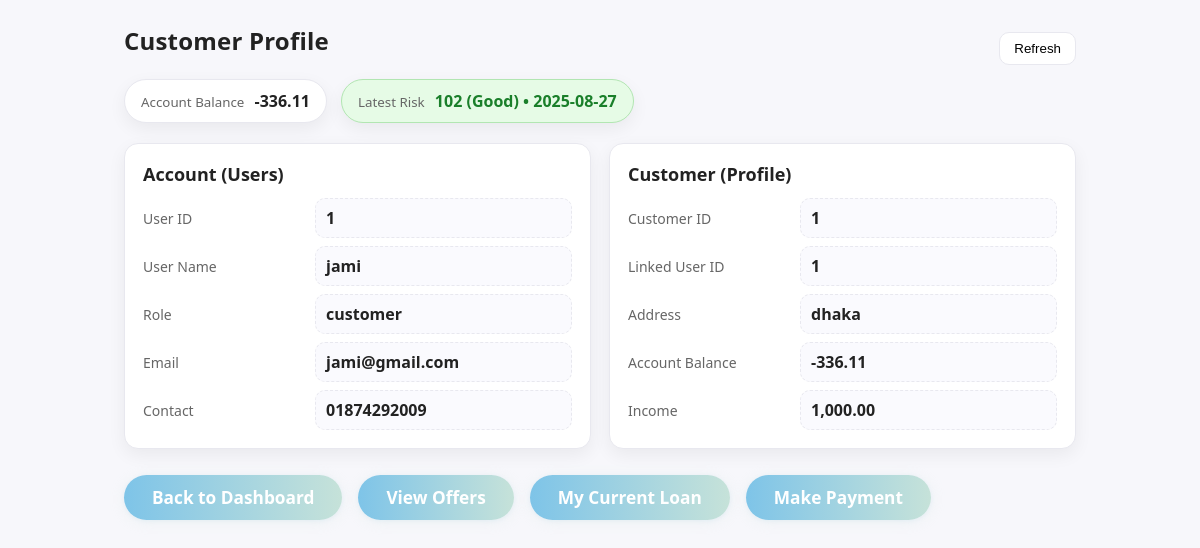
The app's page /exchatloan/customer_profile.php (signed in) with its own data.
### tables this page shows
CREATE TABLE `customer` (
  `CustomerID` int(11) NOT NULL,
  `ID` int(11) NOT NULL,
  `Address` varchar(255) DEFAULT NULL,
  `AccountBalance` decimal(15,2) DEFAULT 0.00,
  `CreditScore` int(11) DEFAULT 0,
  `Income` decimal(15,2) DEFAULT 0.00
);

CREATE TABLE `riskscore` (
  `ScoreID` int(11) NOT NULL,
  `ScoreValue` decimal(5,2) DEFAULT NULL,
  `RiskValue` varchar(50) DEFAULT NULL,
  `CalculatedDate` date DEFAULT NULL,
  `CustomerID` int(11) DEFAULT NULL
);

CREATE TABLE `users` (
  `ID` int(11) NOT NULL,
  `UserName` varchar(100) NOT NULL,
  `Password` varchar(255) NOT NULL,
  `Role` varchar(50) NOT NULL,
  `Email` varchar(100) NOT NULL,
  `ContactInfo` varchar(30) DEFAULT NULL
);

### exchatloan/customer_profile.php (the view, shortened to what this page needs)
<?php
require "dbconnect.php";
$uid = (int)$_SESSION['user_id'];
$uRes = $mysqli->query("SELECT * FROM Users WHERE ID=$uid LIMIT 1");
$uRow = $uRes->fetch_assoc();
$cRes = $mysqli->query("SELECT * FROM Customer WHERE ID=$uid LIMIT 1");
$cRow = $cRes->fetch_assoc();
$cid         = (int)$cRow['CustomerID'];
$liveBalance = (float)$cRow['AccountBalance'];
$latestRiskValue = null;
$latestRiskLabel = null;
$latestRiskDate  = null;
$riskRes = $mysqli->query("SELECT ScoreValue, RiskValue, CalculatedDate
                           FROM RiskScore
                           WHERE CustomerID=$cid
                           ORDER BY CalculatedDate DESC, ScoreID DESC
                           LIMIT 1");
if ($riskRes && $riskRes->num_rows === 1) {
  $r = $riskRes->fetch_assoc();
  $latestRiskValue = (float)$r['ScoreValue'];
  $latestRiskLabel = htmlspecialchars((string)$r['RiskValue'], ENT_QUOTES, 'UTF-8');
  $latestRiskDate  = htmlspecialchars((string)$r['CalculatedDate'], ENT_QUOTES, 'UTF-8');
}
$userLabels = [
  'ID' => 'User ID',
  'UserName' => 'User Name',
  'Role' => 'Role',
  'Email' => 'Email',
  'ContactInfo' => 'Contact',
];
$customerLabels = [
  'CustomerID' => 'Customer ID',
  'ID' => 'Linked User ID',
  'Address' => 'Address',
  'AccountBalance' => 'Account Balance',
  'Income' => 'Income',
];
?>
<!DOCTYPE html>
<html>
<head>
</head>
<body>
  <div class="header-row">
    <h2>Customer Profile</h2>
    <form method="get"><button class="btn" type="submit">Refresh</button></form>
  </div>
  <div class="summary">
    <div class="pill"><small>Account Balance</small> <?php echo number_format($liveBalance, 2); ?></div>
    <?php
      $riskColor = '';
      if ($latestRiskLabel === 'Good') {
        $riskColor = 'risk-good';
      } elseif ($latestRiskLabel === 'Moderate') {
        $riskColor = 'risk-moderate';
      } elseif ($latestRiskLabel === 'Risky') {
        $riskColor = 'risk-risky';
      }
    ?>
    <div class="pill <?php echo $riskColor; ?>">
      <small>Latest Risk</small>
      <?php
        if ($latestRiskValue === null) {
          echo "N/A";
        } else {
          echo $latestRiskValue . " (" . $latestRiskLabel . ")" . ($latestRiskDate ? " • " . $latestRiskDate : "");
        }
      ?>
    </div>
  </div>
  <div class="grid">
    <div class="card">
      <h3>Account (Users)</h3>
      <div class="kv">
        <?php
          foreach ($userLabels as $col => $pretty) {
            $val = $uRow[$col];
            $safeVal = htmlspecialchars((string)$val, ENT_QUOTES, 'UTF-8');
            echo "<div class='label'>{$pretty}</div><div class='value'>{$safeVal}</div>";
          }
        ?>
      </div>
    </div>
    <div class="card">
      <h3>Customer (Profile)</h3>
      <div class="kv">
        <?php
          foreach ($customerLabels as $col => $pretty) {
            $val = $cRow[$col];
            if ($col === 'AccountBalance' || $col === 'Income') {
              $safeVal = number_format((float)$val, 2);
            } else {
              $safeVal = htmlspecialchars((string)$val, ENT_QUOTES, 'UTF-8');
            }
            echo "<div class='label'>{$pretty}</div><div class='value'>{$safeVal}</div>";
          }
        ?>
      </div>
    </div>
  </div>
  <div class="footer-links">
    <a class="footer-btn" href="customer_dashboard.php">Back to Dashboard</a>
    <a class="footer-btn" href="view_offers.php">View Offers</a>
    <a class="footer-btn" href="my_current_loan.php">My Current Loan</a>
    <a class="footer-btn" href="make_payment.php">Make Payment</a>
  </div>
</body>
</html>

### exchatloan/customer_profile.php (style rules this page uses)
:root { --bg: #f7f7fb; --card: #ffffff; --text: #222; --muted: #666; --primary: #2f6fed; --border: #e8e8ef; --shadow: 0 6px 18px rgba(0,0,0,0.06); --radius: 14px; }
* { box-sizing: border-box; }
body { margin: 0 auto; padding: 24px; max-width: 1000px; background: var(--bg); color: var(--text); font-family: system-ui, -apple-system, Segoe UI, Roboto, Arial, sans-serif; }
h2 { margin: 0 0 16px 0; letter-spacing: .2px; }
.btn { border: 1px solid var(--border); background: var(--card); padding: 8px 14px; border-radius: 10px; cursor: pointer; }
.summary { display:flex; flex-wrap: wrap; gap:14px; margin: 6px 0 20px 0; }
.pill { background: var(--card); border: 1px solid var(--border); border-radius: 999px; padding: 10px 16px; box-shadow: var(--shadow); font-weight: 600; transition: background 0.2s, color 0.2s; }
.pill small { color: var(--muted); font-weight: 500; margin-right: 6px; }
.risk-good { background: #e6fbe6 !important; color: #1a7f2a !important; border-color: #b2e6b2 !important; }
.grid { display:grid; grid-template-columns: 1fr 1fr; gap: 18px; }
.card { background: var(--card); border: 1px solid var(--border); border-radius: var(--radius); box-shadow: var(--shadow); padding: 18px; }
.card h3 { margin: 0 0 12px 0; font-size: 18px; }
.kv { display:grid; grid-template-columns: 160px 1fr; gap: 8px 12px; align-items: center; }
.kv .label { color: var(--muted); font-size: 14px; }
.kv .value { font-weight: 600; background: #fafafe; border: 1px dashed var(--border); padding: 8px 10px; border-radius: 10px; }
.footer-links { margin-top: 24px; display: flex; gap: 16px; flex-wrap: wrap; justify-content: flex-start; }
.footer-btn { display: inline-block; padding: 11px 28px; font-size: 1.08rem; font-weight: 600; color: #fff; background: linear-gradient(90deg, #7ec4e8 0%, #c6e2d9 100%); border-radius: 999px; text-decoration: none; box-shadow: 0 2px 16px #c6e2d933, 0 1px 4px #7ec4e822; transition: background 0.2s, box-shadow 0.2s, transform 0.2s; border: none; margin-top: 2px; position: relative; overflow: hidden; }
.header-row { display:flex; align-items:center; justify-content: space-between; gap: 10px; }

### records on screen
customer: AccountBalance "-336.11", CustomerID "1", ID "1", Address "dhaka", Income "1,000.00"
riskscore: ScoreValue "102", RiskValue "Good", CalculatedDate "2025-08-27"
users: ID "1", UserName "jami", Role "customer", Email "jami@gmail.com", ContactInfo "01874292009"

### other values on screen
$pretty "User ID"
$pretty "User Name"
$pretty "Role"
$pretty "Email"
$pretty "Contact"
$pretty "Customer ID"
$pretty "Linked User ID"
$pretty "Address"
$pretty "Account Balance"
$pretty "Income"
